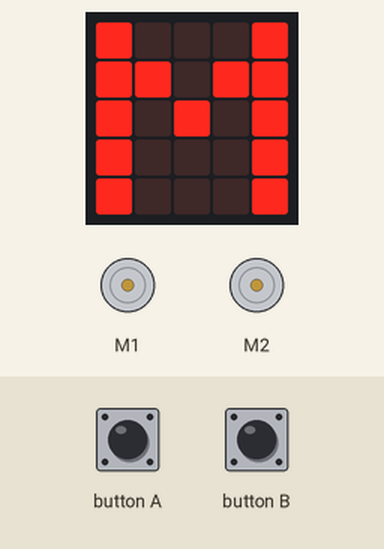
A program run on a simulated BBC micro:bit (MakeCode). Parts: the board's 5×5 LED display, 2 × DC motor (green arrow = forward, orange = backward, longer = faster). The test bench sets the inputs (shaded band).

Above: at 1.2 s.
1.3 s: button A pressed for 0.15 s
At 2.1 s:
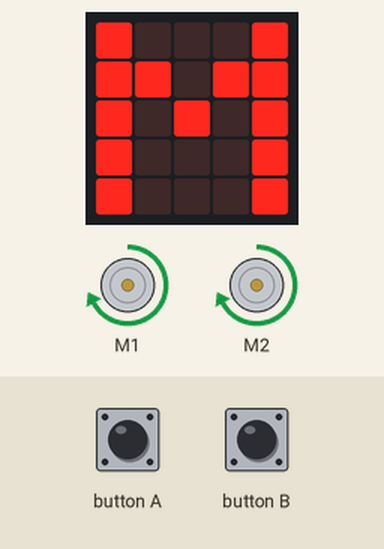
2.9 s: button B pressed for 0.15 s
At 3.3 s:
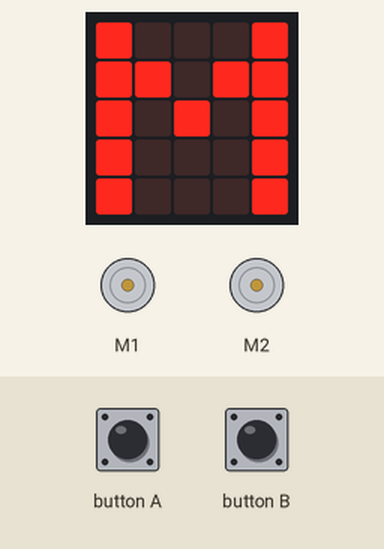
Timing chart, 0 to 5.9 s (numbered marks = the images above; inputs shaded):
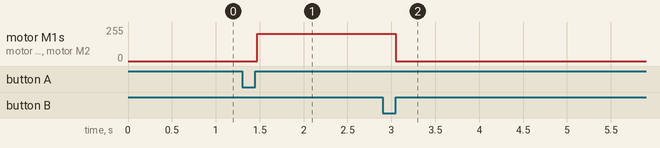

The program:

main.ts
```typescript
input.onButtonPressed(Button.A, function () {
    Kitronik_Move_Motor.motorOn(Kitronik_Move_Motor.Motors.MotorLeft, Kitronik_Move_Motor.MotorDirection.Forward, 80)
    Kitronik_Move_Motor.motorOn(Kitronik_Move_Motor.Motors.MotorRight, Kitronik_Move_Motor.MotorDirection.Forward, 80)
})
input.onButtonPressed(Button.B, function () {
    Kitronik_Move_Motor.stop()
})
basic.forever(function () {
    basic.showLeds(`
        # . . . #
        # # . # #
        # . # . #
        # . . . #
        # . . . #
        `)
})
```

test.ts
```typescript
// les tests vont ici ; cela ne sera pas compilé si ce paquet est utilisé en tant qu'extension.
```

Measured:
- after the input at 1.3 s, motor M1, motor M2: stopped → forward 204/255 after 0.17 s
- after the input at 2.9 s, motor M1, motor M2: forward 204/255 → stopped after 0.15 s
